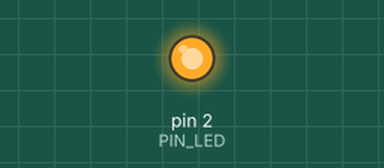
The sketch below on a simulated Arduino Uno, built with avr-gcc and run on an emulated ATmega328P. On the bench: output pins drawn as LEDs (lit = HIGH).

Above: at 0.1 s.
At 0.6 s:
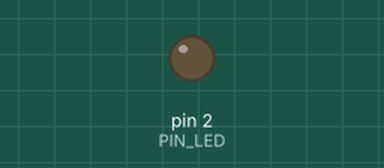
At 5.0 s:
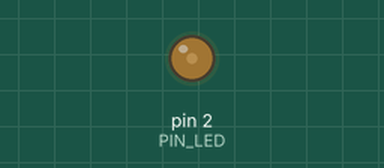
Timing chart, 0 to 6.5 s (numbered marks = the images above):
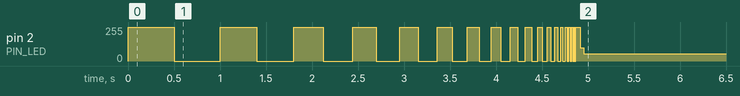

The sketch:

T04.ino
```cpp
// Задание 4. Blink с ускорением

#define PIN_LED 2

// Коэф. угасания времени периода. (Уменьшение на 20% - это умножение на 0.8)
#define PERIOD_K (1.0 - 0.2)

// Изначальный период - 1000 мс, значит полупериод - половина
int current_half_period = 1000 / 2;


void setup() {
	pinMode(PIN_LED, OUTPUT);

	/*
	Объект последовательного порта Serial.
	Позволяет осуществлять двухстронную связь между платой Arduino и Компьютером по USB

	Основные методы Serial
		- begin(int baudrate) - Инициализировать порт со скоростью 9600 бод (стандартная)
		- print(int num, int base=10) - вывод числа (система счисления (base) по умолчанию 10)
		- print(String &str) - вывод строки
		- println() - как print, только ещё и переносит строку.
		- end() - Закрыть порт.
	*/
	Serial.begin(9600);
}


void loop() {
	// Мигаем светодиодом с текущей длительностью периода
	digitalWrite(PIN_LED, HIGH);
	delay(current_half_period);
	digitalWrite(PIN_LED, LOW);
	delay(current_half_period);

	// Уменьшаем длительность периода на 20%
	current_half_period *= PERIOD_K;
}
```

Measured:
- by itself, pin 2 (PIN_LED): 0/255 → 255/255 at 0.00 s, → 0/255 0.50 s later, → 255/255 0.50 s later, → 0/255 0.40 s later, … (39 changes in this stretch)
